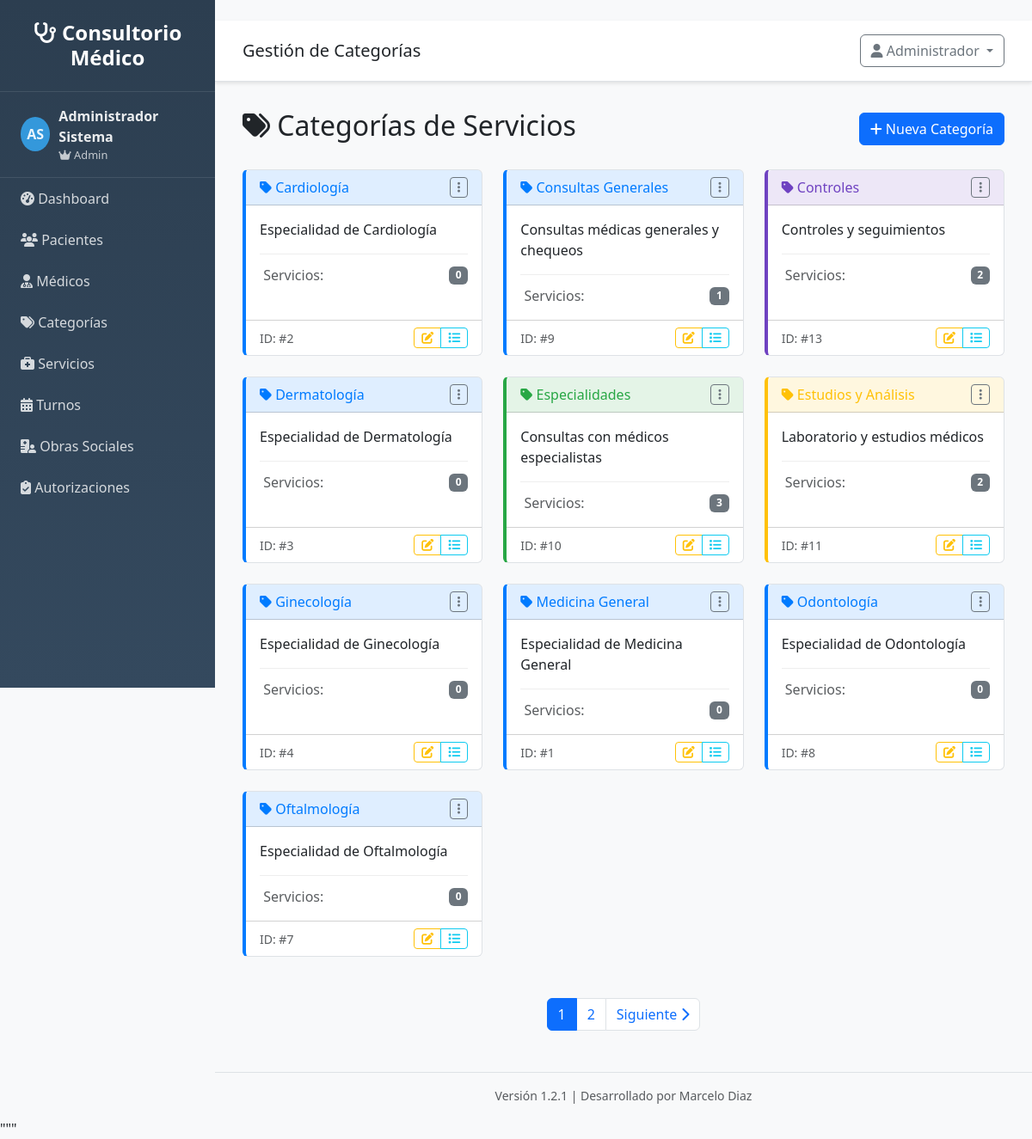
The page /categorias/ (signed in) on the database its author committed.
### src/models/usuario.py (models this page shows, shortened)
class Usuario(UserMixin, db.Model):
    __tablename__ = 'usuarios'
    __table_args__ = {'extend_existing': True}
    id = db.Column(db.Integer, primary_key=True)
    username = db.Column(db.String(80), unique=True, nullable=False)
    email = db.Column(db.String(120), unique=True, nullable=False)
    password_hash = db.Column(db.String(255), nullable=False)
    nombre = db.Column(db.String(100), nullable=False)
    apellido = db.Column(db.String(100), nullable=False)
    rol = db.Column(db.String(20), default='usuario')
    activo = db.Column(db.Boolean, default=True)
    ultimo_login = db.Column(db.DateTime)
    fecha_creacion = db.Column(db.DateTime, default=datetime.utcnow)
    @property
    def nombre_completo(self):
        return f"{self.nombre} {self.apellido}"
    def is_admin(self):
        return self.rol == 'admin'

### src/models/categoria.py (models this page shows, shortened)
class Categoria(db.Model):
    __tablename__ = 'categorias'
    __table_args__ = {'extend_existing': True}
    id = db.Column(db.Integer, primary_key=True)
    nombre = db.Column(db.String(100), nullable=False, unique=True)
    descripcion = db.Column(db.Text, nullable=True)
    color = db.Column(db.String(7), default='#007bff')  # Color hexadecimal
    activo = db.Column(db.Boolean, default=True)
    fecha_creacion = db.Column(db.DateTime, default=datetime.utcnow)
    servicios = db.relationship('Servicio', backref='categoria', lazy=True)

### src/routes/categorias.py (the view)
@categorias_bp.route('/')
@login_required
def listar():
    page = request.args.get('page', 1, type=int)
    per_page = request.args.get('per_page', 10, type=int)
    search = request.args.get('search', '', type=str)
    categorias = CategoriaService.get_paginated_categorias(page, per_page, search)
    return render_template('categorias/listar.html',
                         categorias=categorias,
                         search=search)

### src/auth.py (called while the page is built)
@login_manager.user_loader
def load_user(user_id):
    try:
        from src.models.usuario import Usuario
        return Usuario.query.get(int(user_id))
    except Exception as e:
        print(f"Error cargando usuario {user_id}: {e}")
        return None

### src/services/categoria_service.py (called while the page is built, shortened)
    @staticmethod
    def get_paginated_categorias(page=1, per_page=10, search=''):
        query = Categoria.query.filter_by(activo=True)
        return query.order_by(Categoria.nombre).paginate(
            page=page, per_page=per_page, error_out=False
        )

### templates/categorias/listar.html (shortened to what this page needs)
{% extends "base.html" %}
{% block page_title %}Gestión de Categorías{% endblock %}
{% block content %}
<div class="d-flex justify-content-between align-items-center mb-4">
    <h2>
        <i class="fas fa-tags"></i> Categorías de Servicios
    </h2>
    <div>
        <a href="{{ url_for('categorias.nueva') }}" class="btn btn-primary">
            <i class="fas fa-plus"></i> Nueva Categoría
        </a>
    </div>
</div>
<div class="row">
    {% if categorias and categorias.items %}
        {% for categoria in categorias.items %}
        <div class="col-md-6 col-lg-4 mb-4">
            <div class="card categoria-card h-100" style="border-left: 4px solid {{ categoria.color }};">
                <div class="card-header d-flex justify-content-between align-items-center"
                     style="background-color: {{ categoria.color }}20;">
                    <h6 class="card-title mb-0" style="color: {{ categoria.color }};">
                        <i class="fas fa-tag"></i> {{ categoria.nombre }}
                    </h6>
                    <div class="dropdown">
                        <button class="btn btn-sm btn-outline-secondary" type="button" data-bs-toggle="dropdown">
                            <i class="fas fa-ellipsis-v"></i>
                        </button>
                    </div>
                </div>
                <div class="card-body">
                    {% if categoria.descripcion %}
                        <p class="card-text">{{ categoria.descripcion }}</p>
                    {% else %}
                        <p class="card-text text-muted">Sin descripción</p>
                    {% endif %}
                    <div class="categoria-stats mt-3">
                        <div class="d-flex justify-content-between align-items-center">
                            <span class="text-muted">
                                 Servicios:
                            </span>
                            <span class="badge bg-secondary">{{ categoria.servicios|length }}</span>
                        </div>
                    </div>
                </div>
                <div class="card-footer bg-transparent">
                    <div class="d-flex justify-content-between align-items-center">
                        <small class="text-muted">ID: #{{ categoria.id }}</small>
                        <div class="btn-group btn-group-sm">
                            <a href="{{ url_for('categorias.editar', id=categoria.id) }}"
                               class="btn btn-outline-warning" title="Editar">
                                <i class="fas fa-edit"></i>
                            </a>
                            <a href="{{ url_for('servicios.por_categoria', categoria_id=categoria.id) }}"
                               class="btn btn-outline-info" title="Ver servicios">
                                <i class="fas fa-list"></i>
                            </a>
                        </div>
                    </div>
                </div>
            </div>
        </div>
        {% endfor %}
    {% endif %}
</div>
{% if categorias and categorias.pages > 1 %}
<div class="d-flex justify-content-center mt-4">
    <nav aria-label="Paginación de categorías">
        <ul class="pagination">
            {% for page_num in categorias.iter_pages() %}
                {% if page_num %}
                    {% if page_num != categorias.page %}
                        <li class="page-item">
                            <a class="page-link" href="{{ url_for('categorias.listar', page=page_num) }}">
                                {{ page_num }}
                            </a>
                        </li>
                    {% else %}
                        <li class="page-item active">
                            <span class="page-link">{{ page_num }}</span>
                        </li>
                    {% endif %}
                {% else %}
                    <li class="page-item disabled">
                        <span class="page-link">...</span>
                    </li>
                {% endif %}
            {% endfor %}
            {% if categorias.has_next %}
                <li class="page-item">
                    <a class="page-link" href="{{ url_for('categorias.listar', page=categorias.next_num) }}">
                        Siguiente <i class="fas fa-chevron-right"></i>
                    </a>
                </li>
            {% endif %}
        </ul>
    </nav>
</div>
{% endif %}
{% endblock %}

### templates/base.html (shortened to what this page needs)
<!DOCTYPE html>
<html lang="es">
<head>
    <link href="https://cdn.jsdelivr.net/npm/bootstrap@5.3.0/dist/css/bootstrap.min.css" rel="stylesheet">
    <link href="https://cdnjs.cloudflare.com/ajax/libs/font-awesome/6.4.0/css/all.min.css" rel="stylesheet">
</head>
<body>
    <nav class="sidebar" id="sidebar">
        <div class="logo">
            <h4><i class="fas fa-stethoscope"></i> Consultorio Médico</h4>
        </div>
        {% if current_user and current_user.is_authenticated %}
        <div class="user-info">
            <div class="user-avatar">
                {{ current_user.nombre[0] if current_user.nombre else 'U' }}{{ current_user.apellido[0] if current_user.apellido else 'S' }}
            </div>
            <div>
                <div class="fw-bold">{{ current_user.nombre_completo if current_user.nombre_completo else 'Usuario' }}</div>
                <div style="font-size: 0.8em; opacity: 0.8;">
                    {% if current_user.is_admin and current_user.is_admin() %}
                        <i class="fas fa-crown"></i> Admin
                    {% elif current_user.is_medico and current_user.is_medico() %}
                        <i class="fas fa-user-md"></i> Médico
                    {% else %}
                        <i class="fas fa-user"></i> Usuario
                    {% endif %}
                </div>
            </div>
        </div>
        {% endif %}
        <ul class="nav flex-column">
            <li class="nav-item">
                <a class="nav-link" href="{{ url_for('main.index') }}">
                    <i class="fas fa-tachometer-alt"></i> Dashboard
            </a>
        </li>
            {% if current_user and current_user.is_authenticated %}
            <li class="nav-item">
                <a class="nav-link" href="{{ url_for('clientes.listar') if url_for else '#' }}">
                    <i class="fas fa-users"></i> Pacientes
                </a>
            </li>
            <li class="nav-item">
                <a class="nav-link" href="{{ url_for('profesionales.listar') if url_for else '#' }}">
                    <i class="fas fa-user-md"></i> Médicos
                </a>
            </li>
            <li class="nav-item">
                <a class="nav-link" href="{{ url_for('categorias.listar') if url_for else '#' }}">
                    <i class="fas fa-tags"></i> Categorías
                </a>
            </li>
            <li class="nav-item">
                <a class="nav-link" href="{{ url_for('servicios.listar') if url_for else '#' }}">
                    <i class="fas fa-briefcase-medical"></i> Servicios
                </a>
            </li>
            <li class="nav-item">
                <a class="nav-link" href="{{ url_for('turnos.listar') if url_for else '#' }}">
                    <i class="fas fa-calendar-alt"></i> Turnos
                </a>
            </li>
            <li class="nav-item">
                <a class="nav-link" href="{{ url_for('obras_sociales.listar') if url_for else '#' }}">
                    <i class="fas fa-hospital-user"></i> Obras Sociales
                </a>
            </li>
            <li class="nav-item">
                <a class="nav-link" href="{{ url_for('autorizaciones.listar') if url_for else '#' }}">
                    <i class="fas fa-clipboard-check"></i> Autorizaciones
                </a>
            </li>
            {% endif %}
        </ul>
    </nav>
    <div class="main-content">
        <div class="top-navbar d-flex justify-content-between align-items-center">
            <div>
                <h5 class="mb-0">{% block page_title %}Sistema de Gestión{% endblock %}</h5>
            </div>
            <div class="dropdown">
                <button class="btn btn-outline-secondary dropdown-toggle" type="button" data-bs-toggle="dropdown">
                    <i class="fas fa-user"></i>
                    {% if current_user and current_user.is_authenticated %}
                        {{ current_user.nombre if current_user.nombre else 'Usuario' }}
                    {% else %}
                        Invitado
                    {% endif %}
                </button>
            </div>
        </div>
        <div class="content-wrapper">
            {% block content %}{% endblock %}
        </div>
        <footer class="footer mt-auto py-3">
            <div class="container-fluid">
                <div class="row">
                    <div class="col-12 text-center">
                        <small class="text-muted">
                            Versión {{ system_version }} | Desarrollado por {{ system_author }}
                        </small>
                    </div>
                </div>
            </div>
        </footer>
    </div>
</body>
</html>

### templates/base.html (style rules this page uses)
:root { --primary-color: #2c3e50; --secondary-color: #3498db; --sidebar-width: 250px; }
body { font-family: 'Segoe UI', Tahoma, Geneva, Verdana, sans-serif; background-color: #f8f9fa; }
.sidebar { position: fixed; top: 0; left: 0; height: 100vh; width: var(--sidebar-width); background: linear-gradient(180deg, var(--primary-color) 0%, #34495e 100%); z-index: 1000; overflow-y: auto; }
.sidebar .logo { padding: 1.5rem; text-align: center; border-bottom: 1px solid rgba(255,255,255,0.1); }
.sidebar .logo h4 { color: white; margin: 0; font-weight: 600; }
.sidebar .nav-link { color: rgba(255,255,255,0.8); padding: 0.75rem 1.5rem; transition: all 0.3s; }
.main-content { margin-left: var(--sidebar-width); min-height: 100vh; display: flex; flex-direction: column; }
.top-navbar { background: white; border-bottom: 1px solid #dee2e6; padding: 1rem 2rem; box-shadow: 0 2px 4px rgba(0,0,0,0.1); }
.content-wrapper { padding: 2rem; flex: 1; }
.footer { background-color: #f8f9fa; border-top: 1px solid #dee2e6; padding: 1rem 2rem; margin-top: auto; }
.user-info { display: flex; align-items: center; color: rgba(255,255,255,0.9); padding: 1rem 1.5rem; border-bottom: 1px solid rgba(255,255,255,0.1); }
.user-avatar { width: 40px; height: 40px; border-radius: 50%; background: var(--secondary-color); display: flex; align-items: center; justify-content: center; margin-right: 10px; font-weight: bold; }

### templates/categorias/listar.html (style rules this page uses)
.categoria-card { transition: transform 0.3s, box-shadow 0.3s; border: 1px solid #dee2e6; }
.categoria-stats { border-top: 1px solid #eee; padding-top: 0.75rem; }

### rows shown on the page
Usuario: nombre "A", apellido "S", nombre+apellido "Administrador Sistema", nombre "Administrador"
Categoria: nombre "Cardiología", descripcion "Especialidad de Cardiología", servicios|length "0", id "2"
Categoria: nombre "Consultas Generales", descripcion "Consultas médicas generales y chequeos", servicios|length "1", id "9"
Categoria: nombre "Controles", descripcion "Controles y seguimientos", servicios|length "2", id "13"
Categoria: nombre "Dermatología", descripcion "Especialidad de Dermatología", servicios|length "0", id "3"
Categoria: nombre "Especialidades", descripcion "Consultas con médicos especialistas", servicios|length "3", id "10"
Categoria: nombre "Estudios y Análisis", descripcion "Laboratorio y estudios médicos", servicios|length "2", id "11"
Categoria: nombre "Ginecología", descripcion "Especialidad de Ginecología", servicios|length "0", id "4"
Categoria: nombre "Medicina General", descripcion "Especialidad de Medicina General", servicios|length "0", id "1"
Categoria: nombre "Odontología", descripcion "Especialidad de Odontología", servicios|length "0", id "8"
Categoria: nombre "Oftalmología", descripcion "Especialidad de Oftalmología", servicios|length "0", id "7"

### other values the page prints
{{ page_num }} "1"
{{ page_num }} "2"
{{ system_version }} "1.2.1"
{{ system_author }} "Marcelo Diaz"
